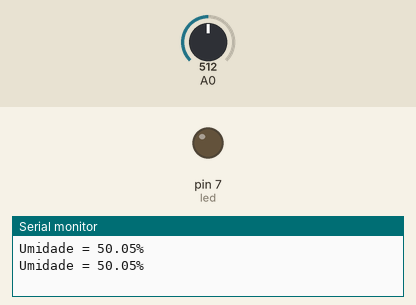
Recording of a sketch running on a simulated Arduino Uno, built with avr-gcc and run on an emulated ATmega328P. Shown: output pins drawn as LEDs (lit = HIGH), the last lines printed to the serial monitor. The inputs (shaded band) are chosen by the test bench; at power-on: A0 = 512.

Above: at 1.8 s.
1.9 s: A0 set to 373
4.2 s: A0 set to 351
At 7.1 s:
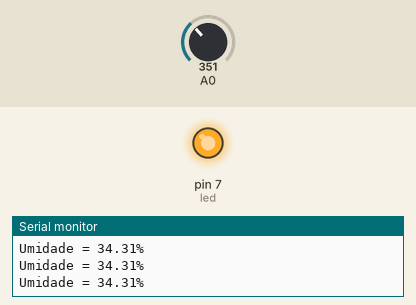
7.5 s: A0 set to 511
At 9.4 s:
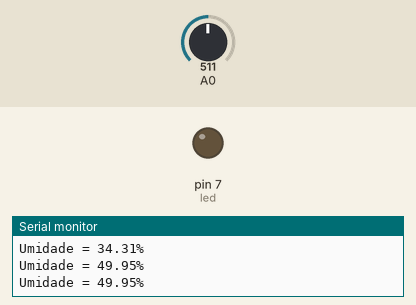
10.5 s: A0 set to 306
At 13.0 s:
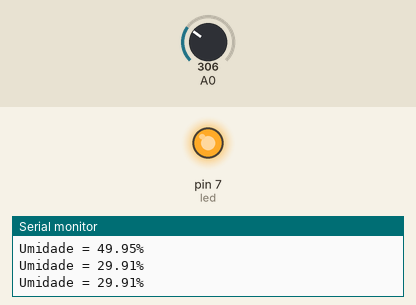
Timing chart, 0 to 14.5 s (numbered marks = the images above; inputs shaded):
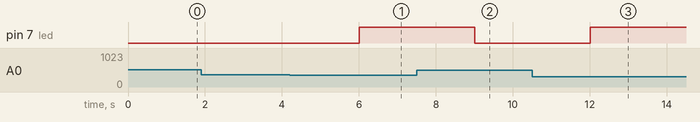

Measured:
- the behaviour switches between 359 and 358 on A0 (found by bisection; images 0 and 1)
- after the input at 4.2 s, pin 7 (led): LOW → HIGH after 1.8 s
- after the input at 7.5 s, pin 7 (led): HIGH → LOW after 1.5 s
- after the input at 10.5 s, pin 7 (led): LOW → HIGH after 1.5 s

The sketch:

soil_moisture_sensor_led1.ino
```cpp
int moist=0;
int led=7;
float moistp;

void setup()
{
	Serial.begin(9600);
    pinMode(led,OUTPUT);
}

void loop()
{
	moist = analogRead(A0);
    moistp = ((moist/1023.00)*100);
    Serial.print("Umidade = ");
    Serial.print(moistp);
    Serial.print("%\n");
    delay(1000);
	if (moistp <= 35.0)
    {
        digitalWrite(led, HIGH);
    }
    else
    {
    	if (moistp > 35.0)
        {
        	digitalWrite(led, LOW);
        }
    }
}
```
